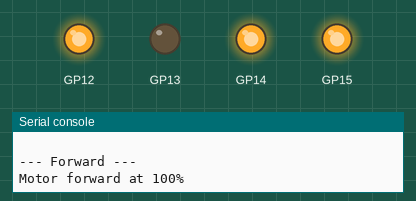
Simulated run of this program. Board: Raspberry Pi Pico running MicroPython. Shown: output pins drawn as LEDs (lit = HIGH), the last lines printed to the serial console. At 16.0 s the program stops and its outputs stay as they are.

Above: at 0.1 s.
At 2.1 s:
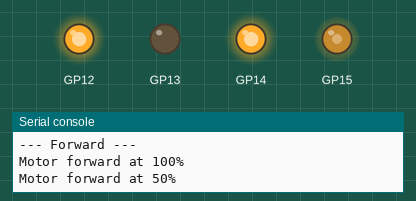
At 4.1 s:
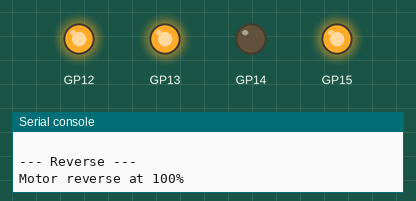
At 6.1 s:
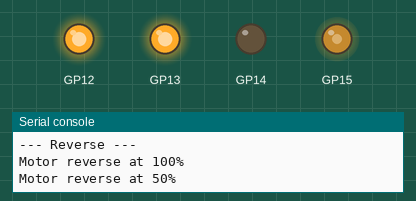
At 10.1 s:
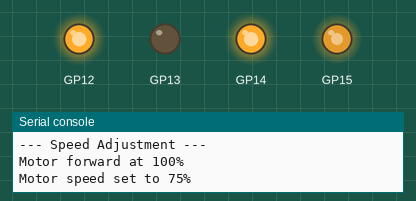
At 15.1 s:
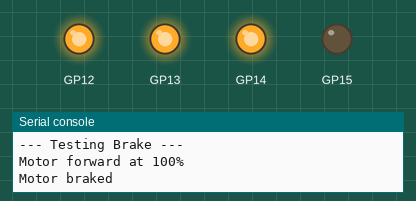
Timing chart, 0 to 16.6 s (numbered marks = the images above):
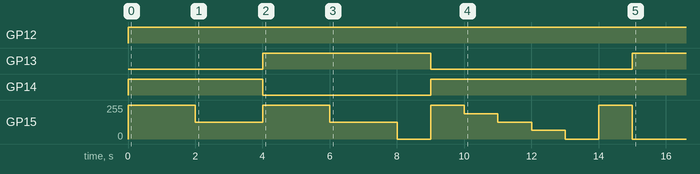

Measured:
- by itself, GP12: LOW → HIGH at 0.00 s
- by itself, GP13: LOW → HIGH at 4.0 s, → LOW 5.0 s later, → HIGH 6.0 s later
- by itself, GP14: LOW → HIGH at 0.00 s, → LOW 4.0 s later, → HIGH 5.0 s later
- by itself, GP15: 0/255 → 255/255 at 0.00 s, → 127/255 2.0 s later, → 255/255 2.0 s later, → 127/255 2.0 s later, … (12 changes in this stretch)

The program:

motor.py
```python
from machine import Pin, PWM
from utime import sleep

# ============================================================================
# TB6612FNG H-Bridge Motor Driver Configuration
# ============================================================================

# Motor Control Pins
STBY_PIN = 12        # Standby pin (enable/disable driver)
PWM_PIN = 15         # PWM speed control
IN1_PIN = 14         # Direction control 1 (forward)
IN2_PIN = 13         # Direction control 2 (reverse)

# PWM Configuration
PWM_FREQ = 10000     # 10 kHz PWM frequency (TB6612FNG supports up to 100 kHz)
MAX_DUTY = 65535     # Maximum PWM duty cycle value (16-bit)

# ============================================================================
# Motor Class - Controls a single DC motor via TB6612FNG
# ============================================================================

class Motor:
    """
    Control a DC motor using TB6612FNG H-bridge driver.
    """

    def __init__(self, pwm_pin, dir_pin1, dir_pin2):
        """
        Initialize motor with GPIO pins.

        Args:
            pwm_pin: Pin number for PWM speed control
            dir_pin1: Pin number for direction control 1
            dir_pin2: Pin number for direction control 2
        """
        self.current_speed = 0

        # Initialize PWM for speed control
        self.pwm = PWM(Pin(pwm_pin))
        self.pwm.freq(PWM_FREQ)
        self.pwm.duty_u16(0)  # Start at 0 speed

        # Initialize direction control pins
        self.dir1 = Pin(dir_pin1, Pin.OUT)
        self.dir2 = Pin(dir_pin2, Pin.OUT)
        self.dir1.off()
        self.dir2.off()

        print("Motor initialized")

    def forward(self, speed=100):
        """
        Drive motor forward at specified speed.

        Args:
            speed: Speed percentage (0-100, default 100)
        """
        speed = max(0, min(100, speed))  # Clamp speed to 0-100
        self.current_speed = speed

        # Direction: IN1=1, IN2=0 for forward
        self.dir1.on()
        self.dir2.off()

        # Set PWM speed
        duty = int((speed / 100) * MAX_DUTY)
        self.pwm.duty_u16(duty)

        print(f"Motor forward at {speed}%")

    def reverse(self, speed=100):
        """
        Drive motor in reverse at specified speed.

        Args:
            speed: Speed percentage (0-100, default 100)
        """
        speed = max(0, min(100, speed))  # Clamp speed to 0-100
        self.current_speed = speed

        # Direction: IN1=0, IN2=1 for reverse
        self.dir1.off()
        self.dir2.on()

        # Set PWM speed
        duty = int((speed / 100) * MAX_DUTY)
        self.pwm.duty_u16(duty)

        print(f"Motor reverse at {speed}%")

    def stop(self):
        """
        Stop motor immediately (coast to stop).
        """
        self.current_speed = 0
        self.pwm.duty_u16(0)
        print("Motor stopped")

    def brake(self):
        """
        Brake motor hard (both direction pins on for holding torque).
        """
        self.current_speed = 0
        self.dir1.on()
        self.dir2.on()
        self.pwm.duty_u16(0)
        print("Motor braked")

    def set_speed(self, speed):
        """
        Change motor speed while maintaining current direction.

        Args:
            speed: Speed percentage (0-100)
        """
        speed = max(0, min(100, speed))  # Clamp speed to 0-100
        self.current_speed = speed

        duty = int((speed / 100) * MAX_DUTY)
        self.pwm.duty_u16(duty)

        print(f"Motor speed set to {speed}%")

# ============================================================================
# H-Bridge Driver Class - Manages TB6612FNG
# ============================================================================

class HBridge:
    """
    Control TB6612FNG H-bridge driver standby pin.
    """

    def __init__(self, stby_pin, motor):
        """
        Initialize H-bridge driver.

        Args:
            stby_pin: Pin number for standby enable
            motor: Motor instance to control
        """
        self.stby = Pin(stby_pin, Pin.OUT)
        self.stby.on()  # Enable driver on startup
        self.motor = motor
        print("H-Bridge driver enabled")

    def enable(self):
        """Enable the H-bridge driver."""
        self.stby.on()
        print("H-Bridge enabled")

    def disable(self):
        """Disable the H-bridge driver (standby mode)."""
        self.stby.off()
        print("H-Bridge disabled (standby)")

# ============================================================================
# Example Usage
# ============================================================================

if __name__ == "__main__":
    # Initialize motor
    motor = Motor(PWM_PIN, IN1_PIN, IN2_PIN)

    # Initialize H-bridge driver
    driver = HBridge(STBY_PIN, motor)

    print("\n=== DC Motor Control Demo ===\n")

    try:
        # Test forward
        print("--- Forward ---")
        motor.forward(100)
        sleep(2)
        motor.forward(50)
        sleep(2)

        # Test reverse
        print("\n--- Reverse ---")
        motor.reverse(100)
        sleep(2)
        motor.reverse(50)
        sleep(2)

        # Test stop
        print("\n--- Stop ---")
        motor.stop()
        sleep(1)

        # Test speed adjustment
        print("\n--- Speed Adjustment ---")
        motor.forward(100)
        sleep(1)

        for speed in [75, 50, 25, 0]:
            motor.set_speed(speed)
            sleep(1)

        # Test brake
        print("\n--- Testing Brake ---")
        motor.forward(100)
        sleep(1)
        motor.brake()
        sleep(1)

    except KeyboardInterrupt:
        print("\n\nInterrupt received - stopping motor...")
        motor.stop()
        driver.disable()

    print("Motor control demo finished.")
```
